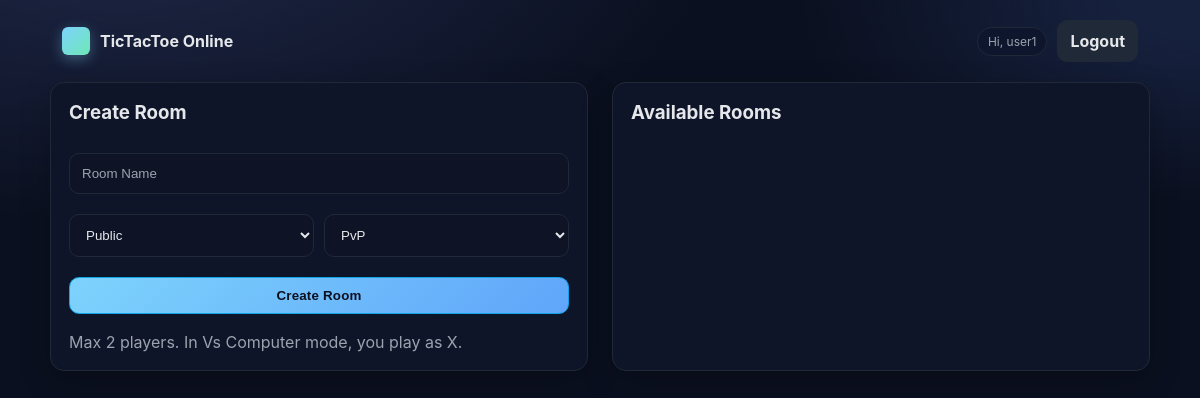
Page /dashboard (signed in) on the earlier database version.
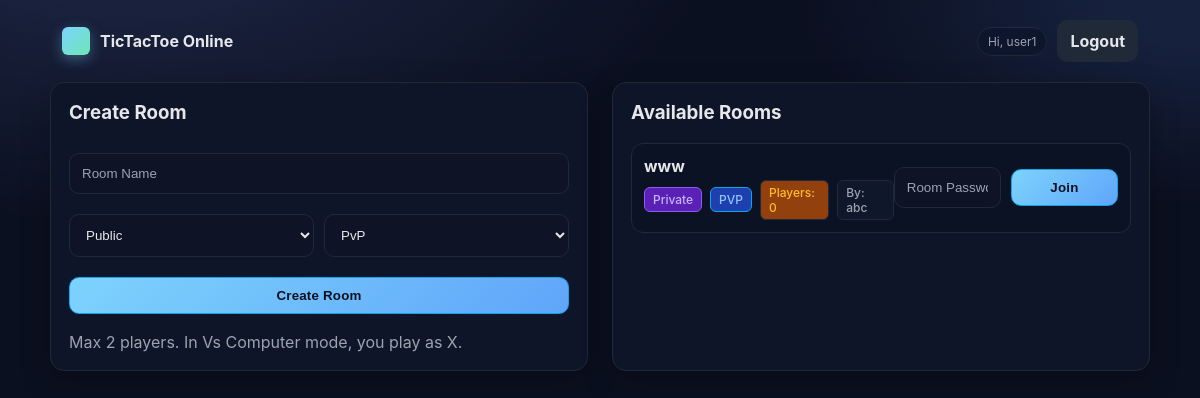
Same page on the later database version.
### run.py (models this page shows, shortened)
class Room(db.Model):
    id = db.Column(db.String(64), primary_key=True)
    name = db.Column(db.String(120), nullable=False)
    type = db.Column(db.String(20), nullable=False, default='public')  # public/private
    password = db.Column(db.String(255), nullable=True)  # store hashed or plain for demo
    mode = db.Column(db.String(20), nullable=False, default='pvp')  # pvp / bot
    created_by = db.Column(db.Integer, db.ForeignKey('user.id'), nullable=True)
    created_at = db.Column(db.DateTime, nullable=True, default=datetime.utcnow)

class User(db.Model):
    id = db.Column(db.Integer, primary_key=True)
    username = db.Column(db.String(80), unique=True, nullable=False)
    password_hash = db.Column(db.String(255), nullable=False)

### run.py (the view, shortened to what this page needs)
@app.route("/dashboard", methods=["GET", "POST"])
def dashboard():
    if "username" not in session:
        return redirect(url_for("login"))
    try:
        all_rooms = Room.query.all()
        room_list = []
        for r in all_rooms:
            count = len(active_rooms.get(r.id, {}).get('members', set()))
            creator_name = "Unknown"
            if r.created_by:
                creator = User.query.get(r.created_by)
                if creator:
                    creator_name = creator.username
            room_list.append({
                'id': r.id,
                'name': r.name,
                'type': r.type,
                'mode': r.mode,
                'players': count,
                'created_by': creator_name
            })
    except Exception as e:
        print(f"Error loading rooms: {e}")
        room_list = []
    return render_template("dashboard.html", rooms=room_list)

### templates/dashboard.html (shortened to what this page needs)
<!DOCTYPE html>
<html>
<head>
    <link rel="stylesheet" href="{{ url_for('static', filename='css/style.css') }}">
</head>
<body>
<div class="nav">
  <a class="brand" href="/">
    <div class="logo"></div>
    <span>TicTacToe Online</span>
  </a>
  <div class="right">
    <span class="chip">Hi, {{ session['username'] }}</span>
    <a class="btn secondary" href="{{ url_for('logout') }}">Logout</a>
  </div>
</div>
<div class="layout">
  <div class="card">
    <h3>Create Room</h3>
    <form method="POST">
      <input class="field" type="text" name="room_name" placeholder="Room Name" required>
      <div class="row">
        <select class="field" name="room_type" id="room_type">
          <option value="public">Public</option>
        </select>
        <select class="field" name="room_mode" id="room_mode">
          <option value="pvp">PvP</option>
        </select>
      </div>
      <button class="btn" type="submit">Create Room</button>
    </form>
    <p class="muted" style="margin:8px 0 0">Max 2 players. In Vs Computer mode, you play as X.</p>
  </div>
  <div class="card">
    <h3>Available Rooms</h3>
    <ul class="rooms-list" id="roomsList">
      {% for r in rooms %}
      <li data-room-id="{{ r['id'] }}">
        <div class="room-info">
          <div><strong>{{ r['name'] }}</strong></div>
          <div class="room-meta">
            <span class="tag {{ 'green' if r['type']=='public' else 'purple' }}">{{ r['type'] | capitalize }}</span>
            <span class="tag blue">{{ r['mode'] | upper }}</span>
            <span class="tag orange">Players: {{ r['players'] }}</span>
            <span class="tag">By: {{ r['created_by'] }}</span>
          </div>
        </div>
        <div class="room-actions">
          {% if r['type'] == 'public' %}
            <a class="btn" href="{{ url_for('game', room_id=r['id']) }}">Join</a>
          {% else %}
            {% if r['created_by'] == session['username'] %}
              <a class="btn" href="{{ url_for('game', room_id=r['id']) }}">Join (Your Room)</a>
            {% else %}
              <form action="{{ url_for('game', room_id=r['id']) }}" method="GET" class="row" style="align-items:center;">
                <input class="field" style="max-width:160px;" type="password" name="password" placeholder="Room Password" required>
                <button class="btn" type="submit">Join</button>
              </form>
            {% endif %}
          {% endif %}
        </div>
      </li>
      {% endfor %}
    </ul>
  </div>
</div>
</body>
</html>

### static/css/style.css (style rules this page uses)
:root { --bg: #0b1020; --bg-elev: #11172a; --text: #e5e7eb; --muted: #9ca3af; --primary: #6ee7b7; --primary-ink: #064e3b; --accent: #7dd3fc; --card: #0f1528; --border: #1f2937; }
* { box-sizing: border-box; }
html, body { height: 100%; }
body { font-family: Inter, system-ui, -apple-system, Segoe UI, Roboto, Arial, sans-serif; background: radial-gradient(1200px 600px at 10% -10%, #1b2340 10%, transparent 50%), radial-gradient(800px 400px at 100% 0%, #16213e 10%, transparent 50%), var(--bg); color: var(--text); margin: 0; }
input, select, button { margin: 10px 0; padding: 12px 12px; width: 100%; border-radius: 10px; border: 1px solid var(--border); background:#0b1224; color: var(--text); }
select { background:#0e1426; }
input::placeholder { color: var(--muted); }
button { background: linear-gradient(135deg, var(--primary), #34d399); color: var(--primary-ink); cursor: pointer; border: none; font-weight: 600; letter-spacing: .2px; }
.nav { display:flex; justify-content:space-between; align-items:center; margin: 12px auto; max-width: 1100px; padding: 8px 12px; }
.brand { display:flex; gap:10px; align-items:center; text-decoration:none; color: var(--text); font-weight:700; }
.brand .logo { width:28px; height:28px; background: linear-gradient(135deg, var(--accent), var(--primary)); border-radius:6px; box-shadow: 0 4px 14px rgba(125,211,252,.35); }
.nav .right { display:flex; align-items:center; gap:10px; }
.chip { padding: 6px 10px; border-radius: 999px; background:#0e162d; border:1px solid var(--border); color: var(--muted); font-size: 12px; }
.btn { display:inline-block; padding: 12px 16px; border-radius:12px; background: linear-gradient(135deg, var(--accent), #60a5fa); color:#0b1020; text-decoration:none; font-weight:700; border:1px solid #0ea5e9; }
.btn.secondary { background:#111827; color:#e5e7eb; border: 1px solid var(--border); }
.card { background: var(--card); padding: 18px; border-radius: 14px; border: 1px solid var(--border); box-shadow: 0 10px 30px rgba(0,0,0,.25); }
.card h3 { margin-top: 0; }
.muted { color: var(--muted); }
.rooms-list { list-style:none; padding:0; margin:0; display:flex; flex-direction:column; gap:10px; }
.room-meta { display:flex; gap:8px; align-items:center; }
.tag { padding:4px 8px; border-radius:999px; font-size:12px; border:1px solid var(--border); background:#0f172a; color: var(--muted); }
.tag.blue { border-color:#0ea5e9; color:#bae6fd; background:#052e35; }
.tag.purple { border-color:#8b5cf6; color:#ddd6fe; background:#1e1b4b; }

### templates/dashboard.html (style rules this page uses)
.layout { display:grid; grid-template-columns: 1fr 1fr; gap: 24px; max-width: 1100px; margin: 0 auto; }
.card { background: var(--card); padding:18px; border-radius:14px; border:1px solid var(--border); box-shadow: 0 10px 30px rgba(0,0,0,.25); text-align:left; }
.rooms-list { list-style:none; padding:0; margin:0; }
.rooms-list li { display:flex; justify-content:space-between; align-items:center; padding:12px; border:1px solid var(--border); border-radius:12px; margin-bottom:10px; background:#0b1224; }
.btn { padding:10px 12px; border-radius:10px; }
.btn.secondary { background:#1f2937; }
.field { width:100%; padding:12px; border:1px solid var(--border); border-radius:10px; background:#0e1426; color:var(--text); }
.row { display:flex; gap:10px; }
.room-meta { display:flex; gap:8px; margin-top:4px; }
.tag { padding:4px 8px; border-radius:6px; font-size:12px; font-weight:500; }
.tag.purple { background:#5b21b6; color:#c4b5fd; }
.tag.blue { background:#1e40af; color:#93c5fd; }
.tag.orange { background:#92400e; color:#fbbf24; }
.room-info { flex:1; }
.room-actions { display:flex; gap:8px; align-items:center; }

Differences in the rows shown:
added Room: name "www", type "Private", mode "PVP"
added User: created_by "abc"
Other differences:
new list line: "Players: 0 By:  Join"
